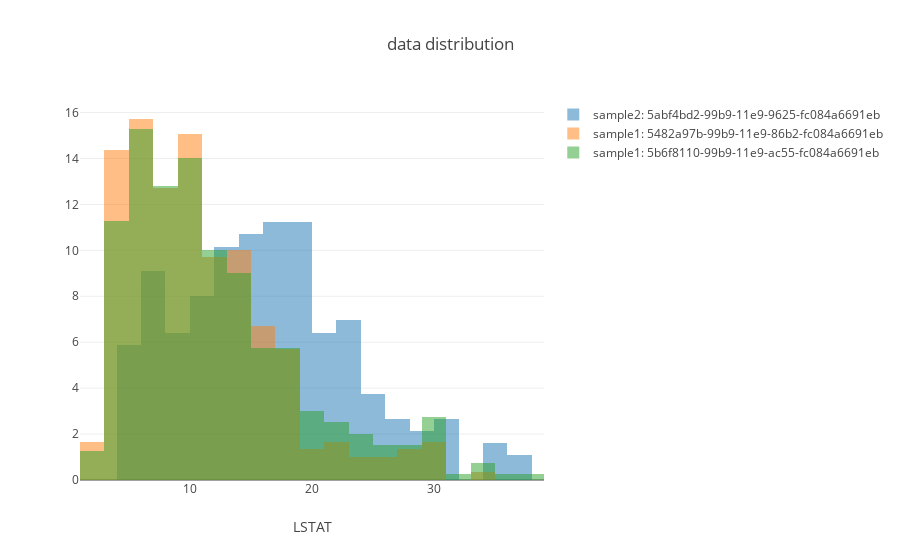

Here is the notebook cell this chart was saved with:
### Markdown cell above
### Plot data

### Code cell
plot.histogram_data(ml_repo, {ml_repo.tree.test_data.sample2() :['last'], ml_repo.tree.training_data.sample1(): ['first','last']}, x_coordinate = 'LSTAT') #, y_coordinate='MEDV')

### Figure 1 — Plotly figure (JSON) as saved in the notebook; plotly's stock layout.template omitted (floating-point values rounded to 4 significant figures; data arrays with more than 128 entries replaced by an {"elided": "..."} marker saying what was removed)
{"data": [{"histnorm": "percent", "name": "sample2: 5abf4bd2-99b9-11e9-9625-fc084a6691eb", "opacity": 0.5, "text": "", "type": "histogram", "uid": "15567b60-4161-48c4-93ec-d6e30437e683", "x": {"elided": "187 float values"}}, {"histnorm": "percent", "name": "sample1: 5482a97b-99b9-11e9-86b2-fc084a6691eb", "opacity": 0.5, "text": "", "type": "histogram", "uid": "a24fad52-d716-4fc9-a759-46f2db119139", "x": {"elided": "299 float values"}}, {"histnorm": "percent", "name": "sample1: 5b6f8110-99b9-11e9-ac55-fc084a6691eb", "opacity": 0.5, "text": "", "type": "histogram", "uid": "309d5239-7eeb-4a2f-8ba3-588265e58c39", "x": {"elided": "399 float values"}}], "layout": {"barmode": "overlay", "title": {"text": "data distribution"}, "xaxis": {"title": {"text": "LSTAT"}}}}
